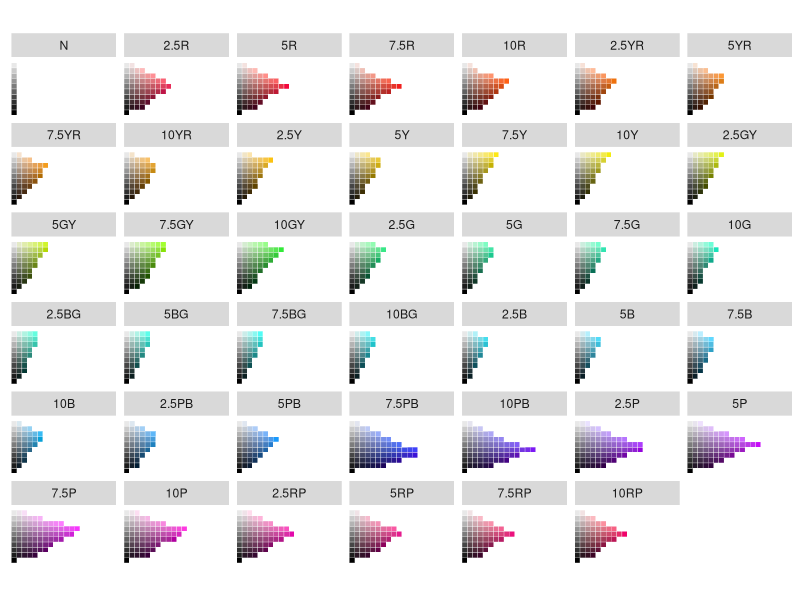
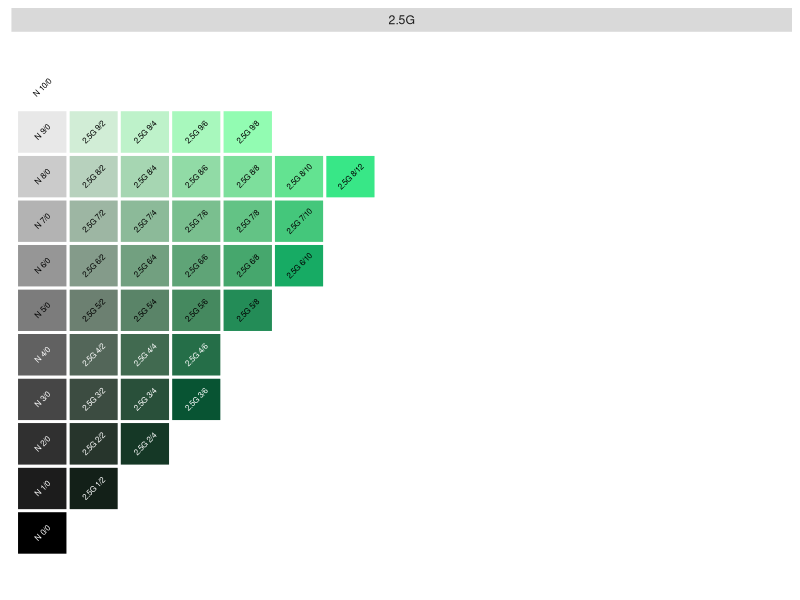
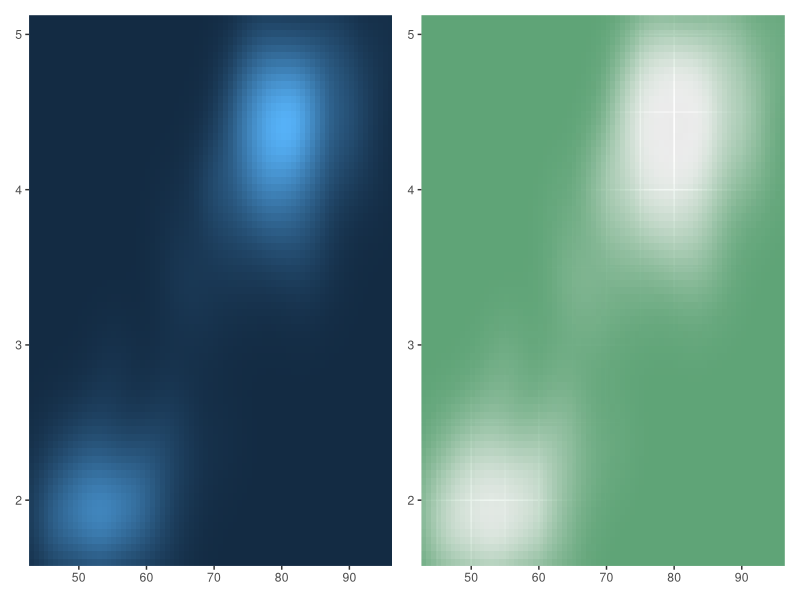
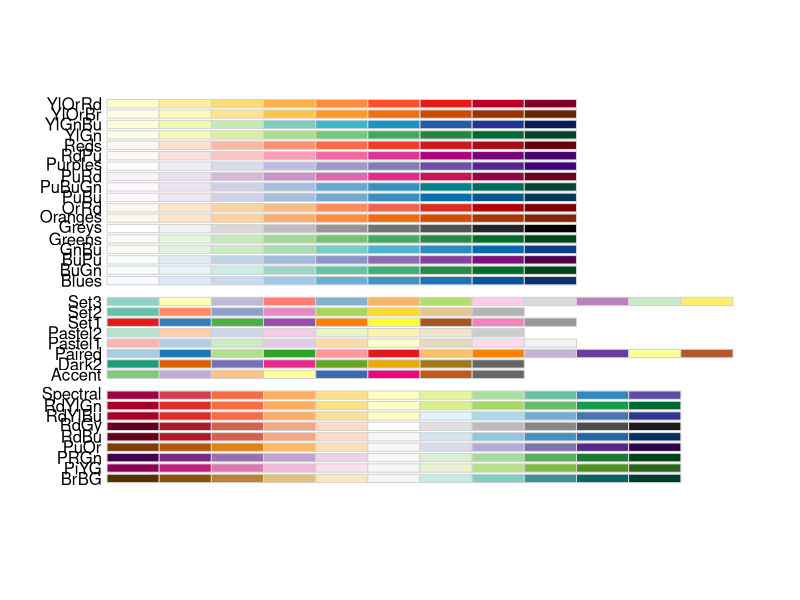
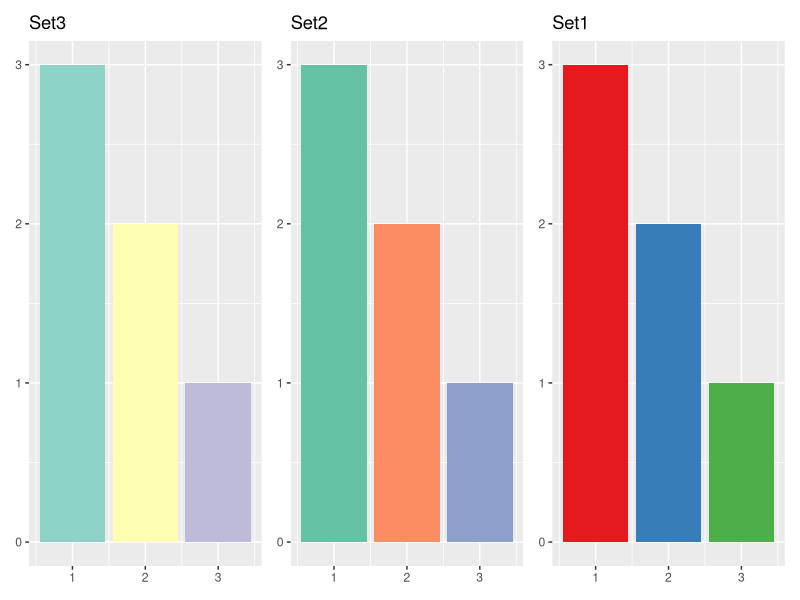
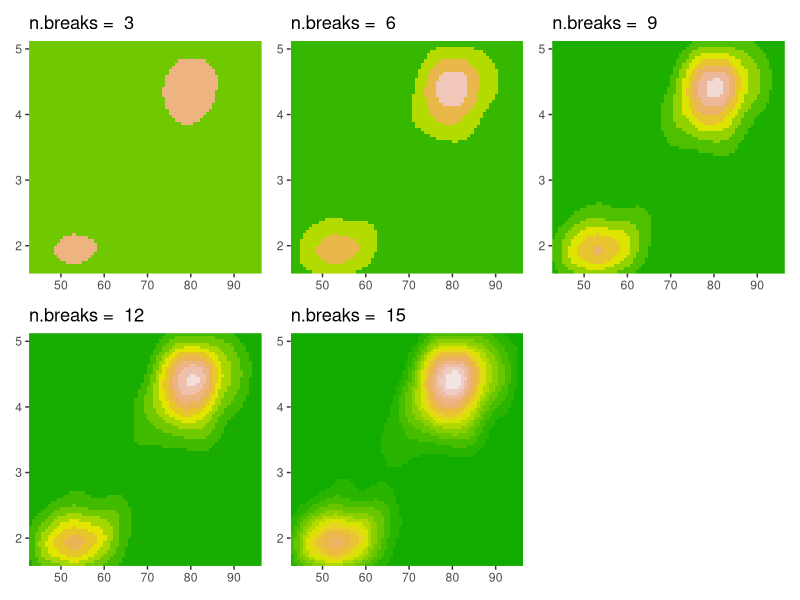

The R source for these figures, in order:
## ---- chunk 1
knitr::opts_chunk$set(message = FALSE,
                      warning = FALSE,
                      fig.height = 6,
                      fig.width = 7)
## ---- chunk 2
version
## ---- chunk 3
Packages <- c("ggplot2", "patchwork", "purrr")
lapply(Packages, library, character.only = TRUE)
## ---- chunk 4
# 色合いを表示させる。
munsell::hue_slice("all")

# 2.5Gを表示
munsell::hue_slice("2.5G")
## ---- chunk 5
erupt <- ggplot(faithfuld, aes(waiting, eruptions, fill = density)) +
  geom_raster() +
  scale_x_continuous(NULL, expand = c(0, 0)) +
  scale_y_continuous(NULL, expand = c(0, 0)) +
  theme(legend.position = "none")

erupt +
  erupt + scale_fill_gradient(
  low = munsell::mnsl("2.5G 6/6"),
  high = munsell::mnsl("2.5G 6/12")
)
## ---- chunk 6
# パレットを表示せせる
RColorBrewer::display.brewer.all()
## ---- chunk 7
# データの準備

df <- data.frame(x =  1:3, y = 3:1, z = c(letters[1:3]))
area <- ggplot(df, aes(x, y)) +
  geom_bar(aes(fill = z), stat = "identity") +
  theme(legend.position = "none") +
  labs(x = NULL, y = NULL)
Colors <- c("Set3", "Set2", "Set1")

# 複数の色合い同時に表示させる

Areas <- 
  purrr::map(.x = Colors, .f = ~{area + scale_fill_brewer(palette = .x)} + ggtitle(.x)) %>% 
  purrr::reduce(`+`) 

Areas
## ---- chunk 8
Num <- seq(3, 15, by = 3)
Erupt <-
  purrr::map(.x = Num, .f = ~{erupt + scale_fill_stepsn(n.breaks = .x, colours = terrain.colors(12)) + 
      ggtitle(paste("n.breaks = ", .x))}) %>% 
  purrr::reduce(`+`) + plot_layout(byrow = TRUE)

Erupt
